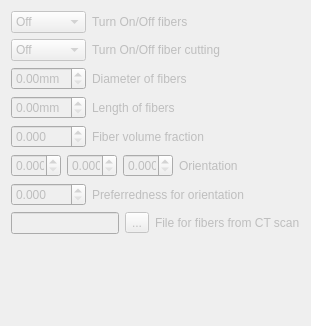
        <widget class="QWidget" name="Page2_cylinder">
         <property name="enabled">
          <bool>false</bool>
         </property>
         <layout class="QGridLayout" name="gridLayout_3">
          <item row="0" column="0" colspan="2">
           <layout class="QHBoxLayout" name="horizontalLayout_3">
            <item>
             <widget class="QComboBox" name="comboBox_2">
              <property name="sizePolicy">
               <sizepolicy hsizetype="Fixed" vsizetype="Fixed">
                <horstretch>0</horstretch>
                <verstretch>0</verstretch>
               </sizepolicy>
              </property>
              <property name="minimumSize">
               <size>
                <width>75</width>
                <height>0</height>
               </size>
              </property>
              <property name="maximumSize">
               <size>
                <width>75</width>
                <height>16777215</height>
               </size>
              </property>
              <item>
               <property name="text">
                <string>Off</string>
               </property>
              </item>
              <item>
               <property name="text">
                <string>On</string>
               </property>
              </item>
             </widget>
            </item>
            <item>
             <widget class="QLabel" name="textLabel2_3">
              <property name="text">
               <string>Turn On/Off fibers</string>
              </property>
             </widget>
            </item>
           </layout>
          </item>
          <item row="1" column="0" colspan="2">
           <layout class="QHBoxLayout" name="horizontalLayout_4">
            <item>
             <widget class="QComboBox" name="comboBox_3">
              <property name="sizePolicy">
               <sizepolicy hsizetype="Fixed" vsizetype="Fixed">
                <horstretch>0</horstretch>
                <verstretch>0</verstretch>
               </sizepolicy>
              </property>
              <property name="minimumSize">
               <size>
                <width>75</width>
                <height>0</height>
               </size>
              </property>
              <property name="maximumSize">
               <size>
                <width>75</width>
                <height>16777215</height>
               </size>
              </property>
              <item>
               <property name="text">
                <string>Off</string>
               </property>
              </item>
              <item>
               <property name="text">
                <string>On</string>
               </property>
              </item>
             </widget>
            </item>
            <item>
             <widget class="QLabel" name="textLabel2_5">
              <property name="text">
               <string>Turn On/Off fiber cutting</string>
              </property>
             </widget>
            </item>
           </layout>
          </item>
          <item row="2" column="0" rowspan="2" colspan="2">
           <layout class="QHBoxLayout" name="horizontalLayout_5">
            <item>
             <widget class="QDoubleSpinBox" name="doubleSpinBox_2">
              <property name="sizePolicy">
               <sizepolicy hsizetype="Fixed" vsizetype="Fixed">
                <horstretch>0</horstretch>
                <verstretch>0</verstretch>
               </sizepolicy>
              </property>
              <property name="minimumSize">
               <size>
                <width>75</width>
                <height>20</height>
               </size>
              </property>
              <property name="maximumSize">
               <size>
                <width>75</width>
                <height>16777215</height>
               </size>
              </property>
              <property name="suffix">
               <string>mm</string>
              </property>
              <property name="maximum">
               <double>999999.000000000000000</double>
              </property>
             </widget>
            </item>
            <item>
             <widget class="QLabel" name="textLabel2_4">
              <property name="text">
               <string>Diameter of fibers</string>
              </property>
             </widget>
            </item>
           </layout>
          </item>
          <item row="4" column="0" colspan="2">
           <layout class="QHBoxLayout" name="horizontalLayout_6">
            <item>
             <widget class="QDoubleSpinBox" name="doubleSpinBox_3">
              <property name="sizePolicy">
               <sizepolicy hsizetype="Fixed" vsizetype="Fixed">
                <horstretch>0</horstretch>
                <verstretch>0</verstretch>
               </sizepolicy>
              </property>
              <property name="minimumSize">
               <size>
                <width>75</width>
                <height>20</height>
               </size>
              </property>
              <property name="maximumSize">
               <size>
                <width>75</width>
                <height>16777215</height>
               </size>
              </property>
              <property name="suffix">
               <string>mm</string>
              </property>
              <property name="maximum">
               <double>999999.000000000000000</double>
              </property>
             </widget>
            </item>
            <item>
             <widget class="QLabel" name="textLabel2_6">
              <property name="text">
               <string>Length of fibers</string>
              </property>
             </widget>
            </item>
           </layout>
          </item>
          <item row="5" column="0" colspan="2">
           <layout class="QHBoxLayout" name="horizontalLayout_7">
            <item>
             <widget class="QDoubleSpinBox" name="doubleSpinBox_4">
              <property name="sizePolicy">
               <sizepolicy hsizetype="Fixed" vsizetype="Fixed">
                <horstretch>0</horstretch>
                <verstretch>0</verstretch>
               </sizepolicy>
              </property>
              <property name="minimumSize">
               <size>
                <width>75</width>
                <height>20</height>
               </size>
              </property>
              <property name="maximumSize">
               <size>
                <width>75</width>
                <height>16777215</height>
               </size>
              </property>
              <property name="suffix">
               <string/>
              </property>
              <property name="decimals">
               <number>3</number>
              </property>
              <property name="maximum">
               <double>999999.000000000000000</double>
              </property>
             </widget>
            </item>
            <item>
             <widget class="QLabel" name="textLabel2_7">
              <property name="text">
               <string>Fiber volume fraction</string>
              </property>
             </widget>
            </item>
           </layout>
          </item>
          <item row="6" column="0" colspan="2">
           <layout class="QHBoxLayout" name="horizontalLayout_8">
            <item>
             <widget class="QDoubleSpinBox" name="doubleSpinBox_5">
              <property name="sizePolicy">
               <sizepolicy hsizetype="Fixed" vsizetype="Fixed">
                <horstretch>0</horstretch>
                <verstretch>0</verstretch>
               </sizepolicy>
              </property>
              <property name="minimumSize">
               <size>
                <width>50</width>
                <height>20</height>
               </size>
              </property>
              <property name="maximumSize">
               <size>
                <width>50</width>
                <height>16777215</height>
               </size>
              </property>
              <property name="suffix">
               <string/>
              </property>
              <property name="decimals">
               <number>3</number>
              </property>
              <property name="maximum">
               <double>999999.000000000000000</double>
              </property>
             </widget>
            </item>
            <item>
             <widget class="QDoubleSpinBox" name="doubleSpinBox_6">
              <property name="sizePolicy">
               <sizepolicy hsizetype="Fixed" vsizetype="Fixed">
                <horstretch>0</horstretch>
                <verstretch>0</verstretch>
               </sizepolicy>
              </property>
              <property name="minimumSize">
               <size>
                <width>50</width>
                <height>20</height>
               </size>
              </property>
              <property name="maximumSize">
               <size>
                <width>50</width>
                <height>16777215</height>
               </size>
              </property>
              <property name="suffix">
               <string/>
              </property>
              <property name="decimals">
               <number>3</number>
              </property>
              <property name="maximum">
               <double>999999.000000000000000</double>
              </property>
             </widget>
            </item>
            <item>
             <widget class="QDoubleSpinBox" name="doubleSpinBox_7">
              <property name="sizePolicy">
               <sizepolicy hsizetype="Fixed" vsizetype="Fixed">
                <horstretch>0</horstretch>
                <verstretch>0</verstretch>
               </sizepolicy>
              </property>
              <property name="minimumSize">
               <size>
                <width>50</width>
                <height>20</height>
               </size>
              </property>
              <property name="maximumSize">
               <size>
                <width>50</width>
                <height>16777215</height>
               </size>
              </property>
              <property name="suffix">
               <string/>
              </property>
              <property name="decimals">
               <number>3</number>
              </property>
              <property name="maximum">
               <double>999999.000000000000000</double>
              </property>
             </widget>
            </item>
            <item>
             <widget class="QLabel" name="textLabel2_8">
              <property name="text">
               <string>Orientation</string>
              </property>
             </widget>
            </item>
           </layout>
          </item>
          <item row="7" column="0" colspan="2">
           <layout class="QHBoxLayout" name="horizontalLayout_9">
            <item>
             <widget class="QDoubleSpinBox" name="doubleSpinBox_8">
              <property name="sizePolicy">
               <sizepolicy hsizetype="Fixed" vsizetype="Fixed">
                <horstretch>0</horstretch>
                <verstretch>0</verstretch>
               </sizepolicy>
              </property>
              <property name="minimumSize">
               <size>
                <width>75</width>
                <height>20</height>
               </size>
              </property>
              <property name="maximumSize">
               <size>
                <width>75</width>
                <height>16777215</height>
               </size>
              </property>
              <property name="suffix">
               <string/>
              </property>
              <property name="decimals">
               <number>3</number>
              </property>
              <property name="maximum">
               <double>1.000000000000000</double>
              </property>
             </widget>
            </item>
            <item>
             <widget class="QLabel" name="textLabel2_9">
              <property name="text">
               <string>Preferredness for orientation</string>
              </property>
             </widget>
            </item>
           </layout>
          </item>
          <item row="8" column="0" colspan="2">
           <layout class="QHBoxLayout" name="horizontalLayout_10">
            <item>
             <widget class="QLineEdit" name="le_working_dir">
              <property name="enabled">
               <bool>false</bool>
              </property>
              <property name="readOnly">
               <bool>true</bool>
              </property>
             </widget>
            </item>
            <item>
             <widget class="QToolButton" name="readFileButton">
              <property name="enabled">
               <bool>false</bool>
              </property>
              <property name="text">
               <string notr="true">...</string>
              </property>
             </widget>
            </item>
            <item>
             <widget class="QLabel" name="textLabel2_10">
              <property name="text">
               <string>File for fibers from CT scan</string>
              </property>
             </widget>
            </item>
           </layout>
          </item>
          <item row="9" column="0" colspan="2">
           <spacer>
            <property name="orientation">
             <enum>Qt::Vertical</enum>
            </property>
            <property name="sizeType">
             <enum>QSizePolicy::Expanding</enum>
            </property>
            <property name="sizeHint" stdset="0">
             <size>
              <width>31</width>
              <height>81</height>
             </size>
            </property>
           </spacer>
          </item>
         </layout>
        </widget>
